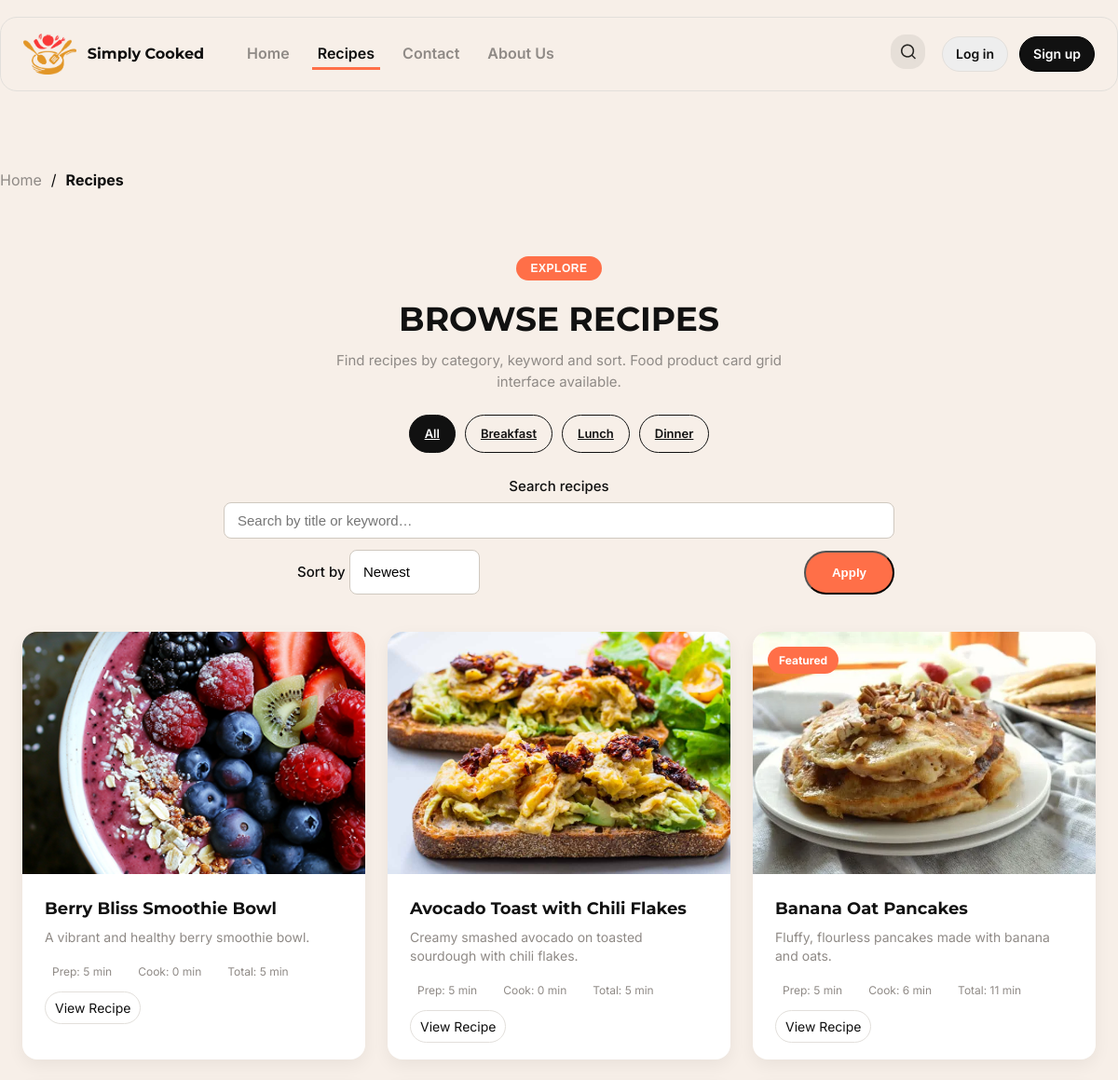
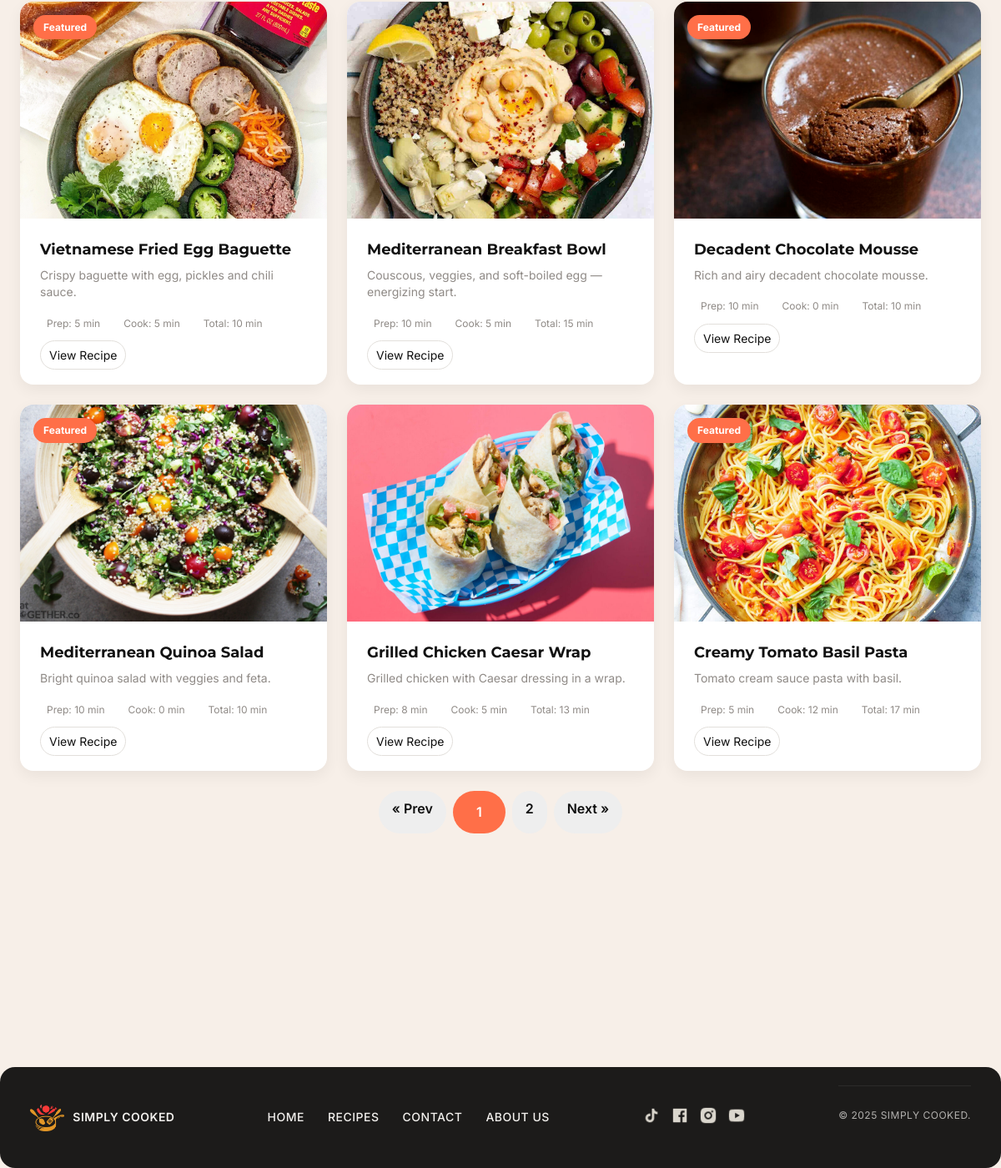
Page /recipes.php on the committed database (2 pictures, top to bottom).
### tables this page shows
CREATE TABLE recipes (
  recipe_id INT AUTO_INCREMENT PRIMARY KEY,
  user_id INT,
  title VARCHAR(255) NOT NULL,
  slug VARCHAR(255) NOT NULL UNIQUE,

   
  description TEXT,                  
  meta_description VARCHAR(255),
  keywords VARCHAR(255),

   
  main_image_url VARCHAR(255),       
  prep_time VARCHAR(50),
  cook_time VARCHAR(50),
  total_time VARCHAR(50),
  servings VARCHAR(50),
  difficulty ENUM('easy','medium','hard') DEFAULT 'easy',
  is_featured BOOLEAN DEFAULT FALSE,

   
  instructions_intro TEXT NULL,      
  instructions TEXT NOT NULL,        
  dos_donts TEXT NULL,               

  created_at TIMESTAMP DEFAULT CURRENT_TIMESTAMP,
  updated_at TIMESTAMP DEFAULT CURRENT_TIMESTAMP ON UPDATE CURRENT_TIMESTAMP,

  FOREIGN KEY (user_id) REFERENCES users(user_id) ON DELETE SET NULL
);

### public/recipes.php (the view, shortened to what this page needs)
<?php
require_once __DIR__ . '/../config/db.php';
$active = 'recipes';
include __DIR__ . '/../app/views/header.php';
$cat  = strtolower(trim($_GET['cat'] ?? 'all'));
$q    = trim($_GET['q'] ?? '');
$sort = strtolower(trim($_GET['sort'] ?? 'newest'));
$page = max(1, intval($_GET['page'] ?? 1));
$perPage = 9;
$where  = [];
$params = [];
$types  = '';
$whereSql = $where ? ('WHERE '.implode(' AND ', $where)) : '';
switch ($sort) {
  default:       $orderSql = "ORDER BY r.created_at DESC";
}
$offset = ($page - 1) * $perPage;
$sqlCount = "SELECT COUNT(*) AS cnt FROM recipes r $whereSql";
$stmt = $conn->prepare($sqlCount);
$stmt->execute();
$total = (int)($stmt->get_result()->fetch_assoc()['cnt'] ?? 0);
$totalPages = max(1, (int)ceil($total / $perPage));
$sql = "SELECT r.recipe_id, r.title, r.slug, r.meta_description, r.keywords,
               r.main_image_url, r.prep_time, r.cook_time, r.total_time, r.is_featured
        FROM recipes r
        $whereSql
        $orderSql
        LIMIT ? OFFSET ?";
$stmt = $conn->prepare($sql);
if ($types) {
  $types2 = $types . 'ii';
  $params2 = array_merge($params, [$perPage, $offset]);
  $stmt->bind_param($types2, ...$params2);
} else {
  $stmt->bind_param('ii', $perPage, $offset);
}
$stmt->execute();
$res = $stmt->get_result();
$rows = $res->fetch_all(MYSQLI_ASSOC);
function keep_params(array $extra = []) {
  $params = $_GET;
  foreach ($extra as $k=>$v) $params[$k]=$v;
  return '?' . http_build_query($params);
}
?>
<main class="site-main">
  <div class="container breadcrumb">
    <ul>
      <li><a href="index.php">Home</a></li>
      <li>/</li>
      <li><strong>Recipes</strong></li>
    </ul>
  </div>
  <section class="container recipes-section">
    <div class="recipes-header">
      <button class="recipes-badge" type="button">Explore</button>
      <h1 class="recipes-title">Browse Recipes</h1>
      <p class="recipes-desc">
        Find recipes by category, keyword and sort. Food product card grid interface available.
      </p>
      <div class="recipe-filters">
        <?php
          $cats = ['all'=>'All','breakfast'=>'Breakfast','lunch'=>'Lunch','dinner'=>'Dinner'];
          foreach ($cats as $slug=>$label):
            $active = ($slug === $cat) ? 'active' : '';
        ?>
          <a class="filter-pill <?= $active ?>"
             href="<?= htmlspecialchars(keep_params(['cat'=>$slug,'page'=>1])) ?>"><?= htmlspecialchars($label) ?></a>
        <?php endforeach; ?>
      </div>
      <form method="get" class="login-row-2col" style="margin-top:10px; gap:12px;">
        <div class="form-group" style="grid-column:1 / 3;">
          <label for="q">Search recipes</label>
          <input id="q" name="q" type="text" placeholder="Search by title or keyword…"
                 value="<?= htmlspecialchars($q) ?>">
        </div>
        <div class="form-group">
          <label for="sort">Sort by</label>
          <select id="sort" name="sort" style="padding:12px 14px; border:1px solid #cfc8bf; border-radius:8px;">
            <option value="newest" <?= $sort==='newest'?'selected':'' ?>>Newest</option>
          </select>
        </div>
        <div class="form-group" style="align-self:end; text-align:right;">
          <button class="btn-primary" type="submit">Apply</button>
        </div>
      </form>
    </div>
    <div class="cards-grid">
      <?php if (!$rows): ?>
        <p class="muted">No recipes found. Try a different filter or keyword.</p>
      <?php else: foreach ($rows as $r): ?>
        <article class="recipe-card">
          <a class="recipe-link" href="recipe.php?id=<?= (int)$r['recipe_id'] ?>">
            <div class="recipe-card-media">
              <?php if (!empty($r['is_featured'])): ?>
                <span class="badge-pill badge-orange">Featured</span>
              <?php endif; ?>
              <img class="recipe-card-img"
                   src="<?= htmlspecialchars($r['main_image_url'] ?: '/assets/images/placeholder.jpg') ?>"
                   alt="<?= htmlspecialchars($r['title']) ?>">
            </div>
            <div class="recipe-body">
              <h3 class="recipe-title"><?= htmlspecialchars($r['title']) ?></h3>
              <?php if (!empty($r['meta_description'])): ?>
                <p class="recipe-excerpt"><?= htmlspecialchars($r['meta_description']) ?></p>
              <?php endif; ?>
              <div class="recipe-meta">
                <?php if (!empty($r['prep_time'])): ?>
                  <span class="meta-item">Prep: <?= htmlspecialchars($r['prep_time']) ?></span>
                <?php endif; ?>
                <?php if (!empty($r['cook_time'])): ?>
                  <span class="meta-item">Cook: <?= htmlspecialchars($r['cook_time']) ?></span>
                <?php endif; ?>
                <?php if (!empty($r['total_time'])): ?>
                  <span class="meta-item">Total: <?= htmlspecialchars($r['total_time']) ?></span>
                <?php endif; ?>
              </div>
              <div class="recipe-cta">
                <span class="btn-small">View Recipe</span>
              </div>
            </div>
          </a>
        </article>
      <?php endforeach; endif; ?>
    </div>
    <?php if ($totalPages > 1): ?>
      <div class="container" style="margin-top:24px; display:flex; gap:8px; justify-content:center;">
        <?php
          $prev = max(1, $page-1);
          $next = min($totalPages, $page+1);
        ?>
        <a class="btn" href="<?= htmlspecialchars(keep_params(['page'=>$prev])) ?>" aria-label="Previous">« Prev</a>
        <?php for ($i=1; $i<=$totalPages; $i++): ?>
          <a class="btn<?= $i===$page?' btn-primary':'' ?>"
             href="<?= htmlspecialchars(keep_params(['page'=>$i])) ?>"><?= $i ?></a>
        <?php endfor; ?>
        <a class="btn" href="<?= htmlspecialchars(keep_params(['page'=>$next])) ?>" aria-label="Next">Next »</a>
      </div>
    <?php endif; ?>
  </section>
</main>
<?php include __DIR__ . '/../app/views/footer.php'; ?>

### app/views/header.php (shortened to what this page needs)
<!doctype html>
<html lang="en">
<head>
  <link rel="stylesheet" href="css\style.css">
  <link rel="stylesheet" href="css\responsive.css">
</head>
<body>
  <header class="site-header">
    <div class="container header-inner">
      <div class="brand">
        <a href=""><img src="assets/cooking_logo.png" alt="Simply Cooked" class="logo"><span class="brand-text">Simply Cooked</span></a>
      </div>
      <nav class="main-nav" aria-label="Primary Navigation">
        <ul class="nav-list">
          <li><a href="index.php" class="<?php if(!isset($active) || $active==='home') echo 'active'; ?>">Home</a></li>
          <li><a href="recipes.php" class="<?php if(isset($active) && $active==='recipes') echo 'active'; ?>">Recipes</a></li>
          <li><a href="contact.php" class="<?php if(isset($active) && $active==='contact') echo 'active'; ?>">Contact</a></li>
          <li><a href="aboutus.php" class="<?php if(isset($active) && $active==='about') echo 'active'; ?>">About Us</a></li>
        </ul>
      </nav>
      <div class="header-actions">
          <button class="icon-btn" id="searchToggle" aria-label="Search">
              <img src="assets/Search.png" alt="Search">
          </button>
          <?php if (!empty($_SESSION['user'])): ?>
              <span style="font-size:14px;font-weight:600;color:#111; padding:10px 0;">
                  Hi, <?= htmlspecialchars($_SESSION['user']['username']) ?>
              </span>
              <a class="header-auth-btn light" href="logout.php">Logout</a>
          <?php else: ?>
              <a class="header-auth-btn light" href="login.php">Log in</a>
              <a class="header-auth-btn dark" href="register.php">Sign up</a>
          <?php endif; ?>
      </div>
    </div>
  </header>
  <main id="site-main" class="site-main">

### app/views/footer.php (shortened to what this page needs)
  </main>
  <footer class="site-footer">
    <div class="container footer-inner">
      <div class="footer-left">
        <img src="assets/cooking_logo.png" alt="Simply Cooked" class="logo">
        <span class="brand-name">Simply Cooked</span>
      </div>
      <nav class="footer-nav">
        <a href="index.php">Home</a>
        <a href="recipes.php">Recipes</a>
        <a href="contact.php">Contact</a>
        <a href="aboutus.php">About Us</a>
      </nav>
      <div class="footer-socials">
        <a href="https://www.tiktok.com/@hungyle123" aria-label="Tiktok"><img src="assets/tiktok.png" alt="Tiktok"></a>
        <a href="https://www.facebook.com/nguyen.tien.hung.29023/" aria-label="Facebook"><img src="assets/facebook.png" alt="Facebook"></a>
        <a href="https://www.instagram.com/_hungyle123/" aria-label="Instagram"><img src="assets/instagram.png" alt="Instagram"></a>
        <a href="https://www.youtube.com/@NguyenTienHung-pn8bx" aria-label="YouTube"><img src="assets/youtube.png" alt="Youtube"></a>
      </div>
      <div class="footer-bottom">
        <p>© <?php echo date('Y'); ?> SIMPLY COOKED.</p>
      </div>
    </div>
  </footer>
</body>
</html>

### rows in the picture
recipes: main_image_url (picture), title "Berry Bliss Smoothie Bowl", meta_description "A vibrant and healthy berry smoothie bowl.", prep_time "5 min", cook_time "0 min", total_time "5 min"
recipes: main_image_url (picture), title "Avocado Toast with Chili Flakes", meta_description "Creamy smashed avocado on toasted sourdough with chili flakes.", prep_time "5 min", cook_time "0 min", total_time "5 min"
recipes: is_featured "Featured", main_image_url (picture), title "Banana Oat Pancakes", meta_description "Fluffy, flourless pancakes made with banana and oats.", prep_time "5 min", cook_time "6 min", total_time "11 min"
recipes: is_featured "Featured", main_image_url (picture), title "Vietnamese Fried Egg Baguette", meta_description "Crispy baguette with egg, pickles and chili sauce.", prep_time "5 min", cook_time "5 min", total_time "10 min"
recipes: main_image_url (picture), title "Mediterranean Breakfast Bowl", meta_description "Couscous, veggies, and soft-boiled egg — energizing start.", prep_time "10 min", cook_time "5 min", total_time "15 min"
recipes: is_featured "Featured", main_image_url (picture), title "Decadent Chocolate Mousse", meta_description "Rich and airy decadent chocolate mousse.", prep_time "10 min", cook_time "0 min", total_time "10 min"
recipes: is_featured "Featured", main_image_url (picture), title "Mediterranean Quinoa Salad", meta_description "Bright quinoa salad with veggies and feta.", prep_time "10 min", cook_time "0 min", total_time "10 min"
recipes: main_image_url (picture), title "Grilled Chicken Caesar Wrap", meta_description "Grilled chicken with Caesar dressing in a wrap.", prep_time "8 min", cook_time "5 min", total_time "13 min"
recipes: is_featured "Featured", main_image_url (picture), title "Creamy Tomato Basil Pasta", meta_description "Tomato cream sauce pasta with basil.", prep_time "5 min", cook_time "12 min", total_time "17 min"

### other values in the picture
$label "All"
$label "Breakfast"
$label "Lunch"
$label "Dinner"
